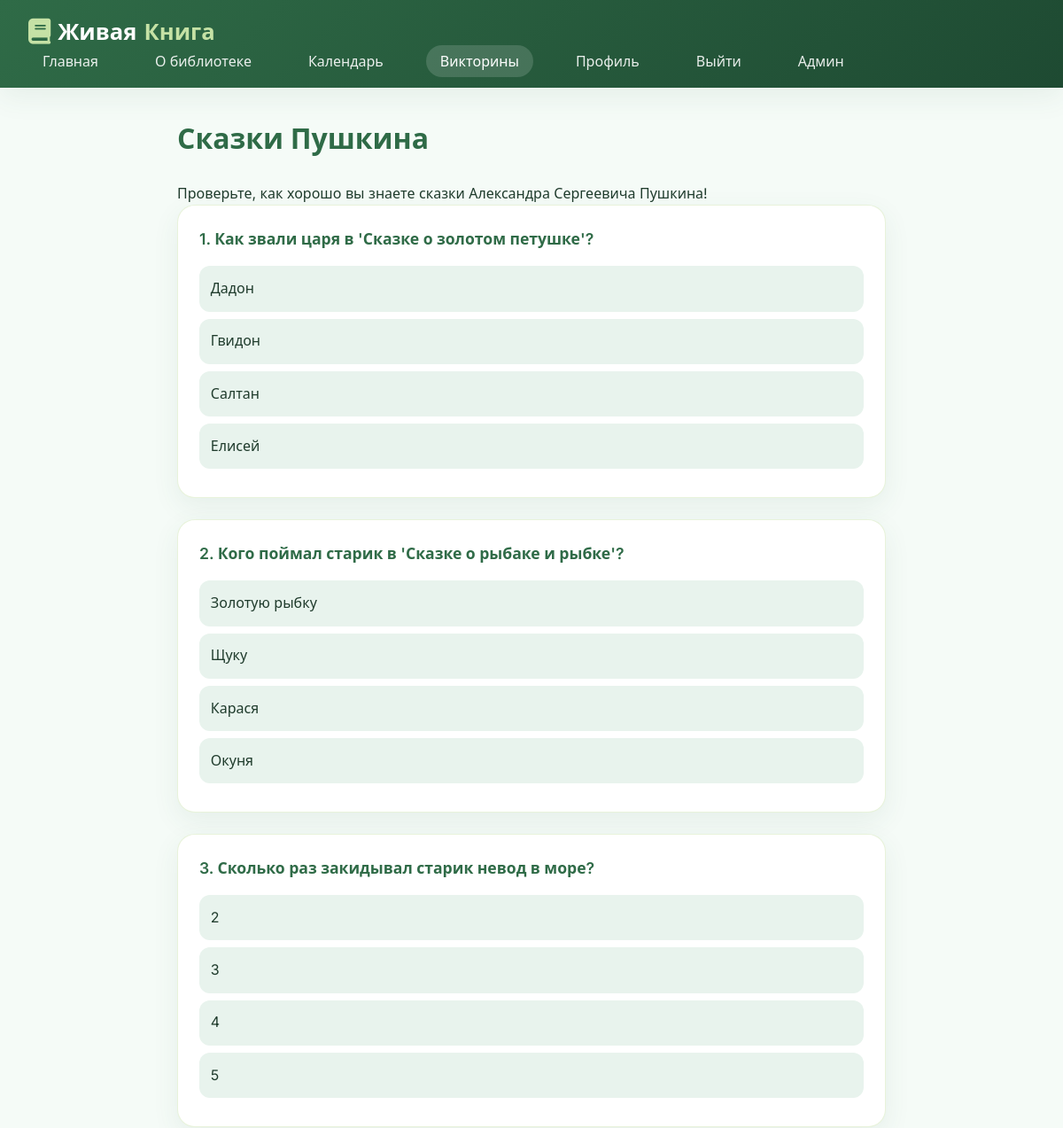
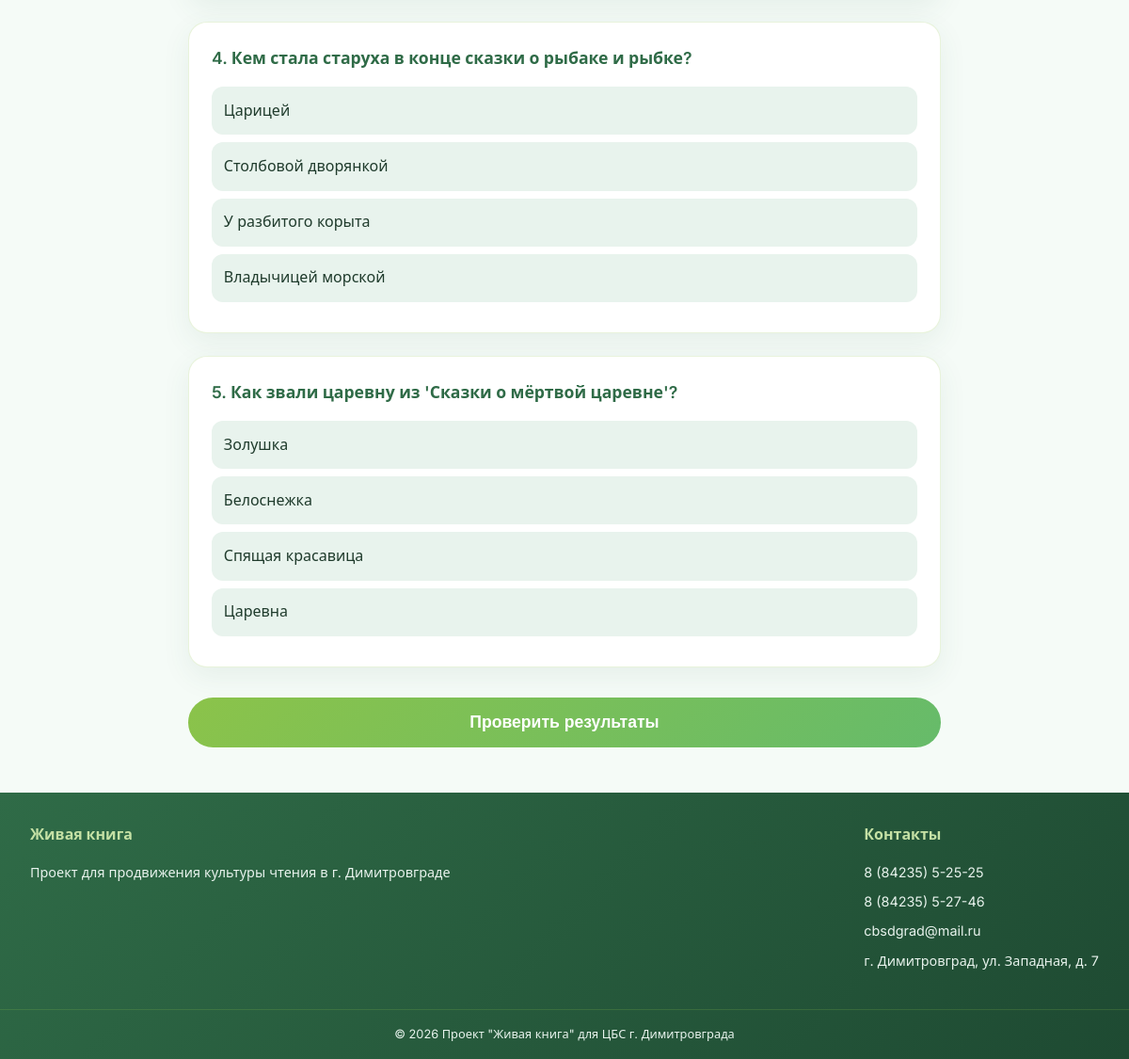
The page /quizzes/2/ (signed in) on the database its author committed (2 pictures, top to bottom).
### quizzes/models.py (models this page shows, shortened)
class Quiz(models.Model):
    title = models.CharField('Название', max_length=200)
    level = models.CharField('Уровень', max_length=100)
    description = models.TextField('Описание')
    created_at = models.DateTimeField(auto_now_add=True)
    class Meta:
        verbose_name = 'Викторина'
        verbose_name_plural = 'Викторины'

class Question(models.Model):
    quiz = models.ForeignKey(Quiz, on_delete=models.CASCADE, related_name='questions')
    text = models.TextField('Вопрос')
    order = models.IntegerField('Порядок', default=0)
    class Meta:
        ordering = ['order']

class Answer(models.Model):
    question = models.ForeignKey(Question, on_delete=models.CASCADE, related_name='answers')
    text = models.CharField('Ответ', max_length=200)
    is_correct = models.BooleanField('Правильный', default=False)

### quizzes/views.py (the view)
# urls.py: path('<int:quiz_id>/', views.quiz_detail, name='quiz_detail'),
@login_required
def quiz_detail(request, quiz_id):
    quiz = get_object_or_404(Quiz, id=quiz_id)
    questions = quiz.questions.all().prefetch_related('answers')
    return render(request, 'quizzes/quiz.html', {
        'quiz': quiz,
        'questions': questions
    })

### templates/quizzes/quiz.html (shortened to what this page needs)
{% extends 'base.html' %}
{% load static %}
{% block content %}
<div class="quiz-container">
    <h1>{{ quiz.title }}</h1>
    <p>{{ quiz.description }}</p>
    <form id="quizForm">
        {% for question in questions %}
        <div class="question-card" data-question-id="{{ question.id }}">
            <div class="question-text">{{ forloop.counter }}. {{ question.text }}</div>
            {% for answer in question.answers.all %}
            <div class="option" data-answer-id="{{ answer.id }}">
                {{ answer.text }}
            </div>
            {% endfor %}
        </div>
        {% endfor %}
        <button type="button" class="register-btn submit-btn" onclick="submitQuiz()">Проверить результаты</button>
    </form>
</div>
{% endblock %}

### static/css/style.css (style rules this page uses)
:root { --primary: #2F6B47; --primary-dark: #1E4A32; --primary-light: #4D8F68; --primary-soft: #E8F3ED; --secondary: #8BC34A; --secondary-light: #C5E1A5; --background: #F5FBF7; --surface: #FFFFFF; --text: #1F3B2C; --text-light: #4A6B58; --success: #4CAF50; --error: #EF5350; --shadow: 0 10px 30px rgba(47, 107, 71, 0.08); --shadow-hover: 0 20px 40px rgba(47, 107, 71, 0.12); --gradient-primary: linear-gradient(135deg, #2F6B47 0%, #1E4A32 100%); --gradient-secondary: linear-gradient(135deg, #8BC34A 0%, #66BB6A 100%); }
* { margin: 0; padding: 0; box-sizing: border-box; }
body { font-family: 'Inter', 'Segoe UI', system-ui, sans-serif; background: var(--background); color: var(--text); line-height: 1.6; }
h1 { font-size: 2rem; font-weight: 700; color: var(--primary); margin-bottom: 1.5rem; }
.register-btn { background: var(--gradient-secondary); color: white; border: none; padding: 0.7rem 1.2rem; border-radius: 40px; cursor: pointer; font-size: 0.9rem; margin-top: 1rem; width: 100%; font-weight: 600; transition: all 0.3s; text-align: center; text-decoration: none; display: block; }

### templates/quizzes/quiz.html (style rules this page uses)
.quiz-container { max-width: 800px; margin: 0 auto; }
.question-card { background: var(--surface); border-radius: 20px; padding: 1.5rem; margin-bottom: 1.5rem; box-shadow: var(--shadow); border: 1px solid rgba(139, 195, 74, 0.2); }
.question-text { font-size: 1.1rem; color: var(--primary); margin-bottom: 1rem; font-weight: 600; }
.option { display: block; margin: 0.5rem 0; padding: 0.8rem; background: var(--primary-soft); border-radius: 12px; cursor: pointer; transition: all 0.2s; }
.submit-btn { margin-top: 2rem; padding: 1rem; font-size: 1.1rem; width: 100%; }

### rows shown on the page
Quiz: title "Сказки Пушкина", description "Проверьте, как хорошо вы знаете сказки Александра Сергеевича Пушкина!"
Question: text "Как звали царя в 'Сказке о золотом петушке'?"
Answer: text "Дадон"
Answer: text "Гвидон"
Answer: text "Салтан"
Answer: text "Елисей"
Question: text "Кого поймал старик в 'Сказке о рыбаке и рыбке'?"
Answer: text "Золотую рыбку"
Answer: text "Щуку"
Answer: text "Карася"
Answer: text "Окуня"
Question: text "Сколько раз закидывал старик невод в море?"
Answer: text "2"
Answer: text "3"
Answer: text "4"
Answer: text "5"
Question: text "Кем стала старуха в конце сказки о рыбаке и рыбке?"
Answer: text "Царицей"
Answer: text "Столбовой дворянкой"
Answer: text "У разбитого корыта"
Answer: text "Владычицей морской"
Question: text "Как звали царевну из 'Сказки о мёртвой царевне'?"
Answer: text "Золушка"
Answer: text "Белоснежка"
Answer: text "Спящая красавица"
Answer: text "Царевна"
